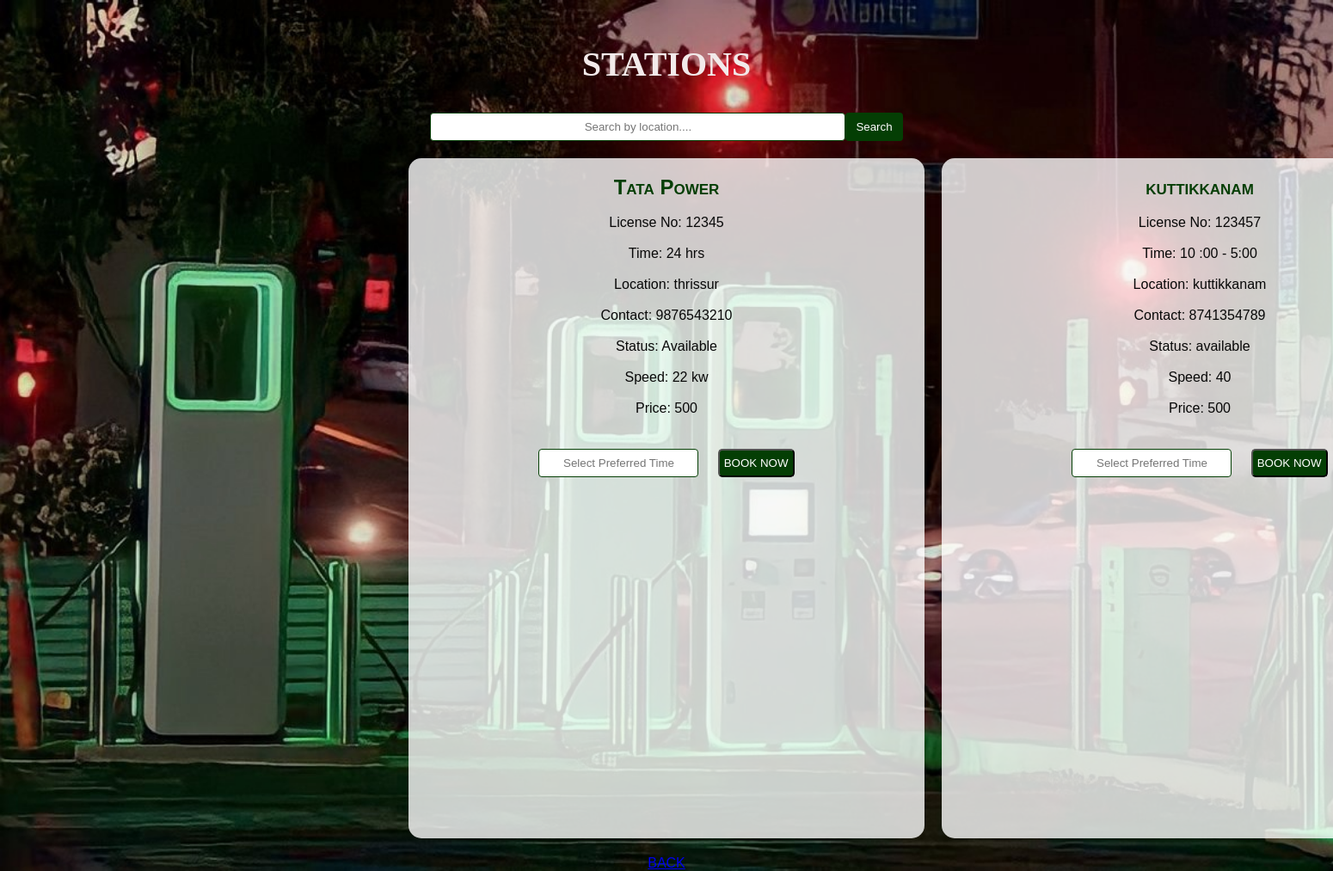
Page /stations/ on the committed database.
### my_app/models.py (models this page shows)
class station(models.Model):
    license_no=models.IntegerField()
    name=models.CharField(max_length=20)
    time=models.CharField(max_length=20)
    location=models.CharField(max_length=20)
    contact=models.IntegerField()
    speed=models.CharField(max_length=20)
    price=models.CharField(max_length=20)
    status=models.CharField(max_length=20,choices=choice)

### my_app/views.py (the view)
# urls.py: path('stations/',views.stations,name='stations'),
def stations(request):
    data=station.objects.all()
    return render(request,'stations.html',{'data':data})

### my_app/templates/stations.html (shortened to what this page needs)
{% load static %}
<!DOCTYPE html>
<html lang="en">
<head>
</head>
<body>
  <br>
  <center>
    <h2 class="main-heading">STATIONS</h2>
    <form method="post" action="/stations_search/">
      <input type="text" name="search" placeholder="Search by location....">
      <input type="submit" value="Search">
    </form>
  </center>
  <div class="container">
    <ul>
      {% for i in data %}
      <li>
        <b>{{ i.name }}</b><br><br>
        License No: {{ i.license_no }}<br><br>
        Time: {{ i.time }}<br><br>
        Location: {{ i.location }}<br><br>
        Contact: {{ i.contact }}<br><br>
        Status: {{ i.status }}<br><br>
        Speed: {{ i.speed }}<br><br>
        Price: {{i.price}}<br><br>
        <form method="post" action="/payment/{{ i.id }}">
          <input type="text" name="time" placeholder="Select Preferred Time">&nbsp;&nbsp;&nbsp;&nbsp;&nbsp;
          <button type="submit">BOOK NOW</button>
      </form>
        <div class="mapouter">
          <div class="gmap_canvas">
            <iframe class="gmap_iframe" frameborder="0" scrolling="no" marginheight="0" marginwidth="0" src="https://maps.google.com/maps?width=600&amp;height=400&amp;hl=en&amp;q={{i.location}}&amp;t=&amp;z=14&amp;ie=UTF8&amp;iwloc=B&amp;output=embed"></iframe>
          </div>
        </div>
      </li>
      {% endfor %}
    </ul>
  </div>
  <center>
    <a href="/home" class="bn632-hover bn23">BACK</a>
  </center>
</body>
</html>

### my_app/templates/stations.html (style rules this page uses)
.mapouter { position:relative;text-align:right;width:600px;height:400px; }
.gmap_canvas { overflow:hidden;background:none!important;width:600px;height:400px; }
.gmap_iframe { width:600px!important;height:400px!important; }

### rows in the picture
station: name "Tata Power", license_no "12345", time "24 hrs", location "thrissur", contact "9876543210", status "Available", speed "22 kw", price "500"
station: name "kuttikkanam", license_no "123457", time "10 :00 - 5:00", location "kuttikkanam", contact "8741354789", status "available", speed "40", price "500"
